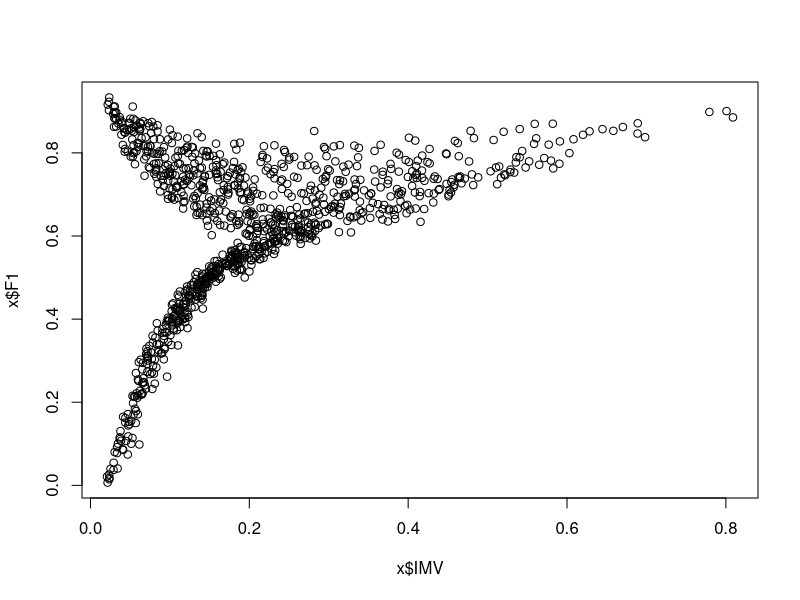
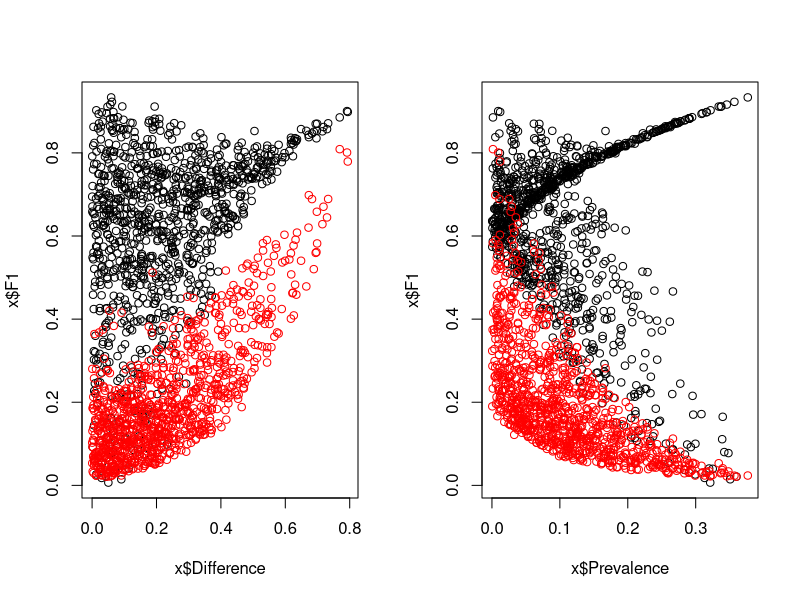
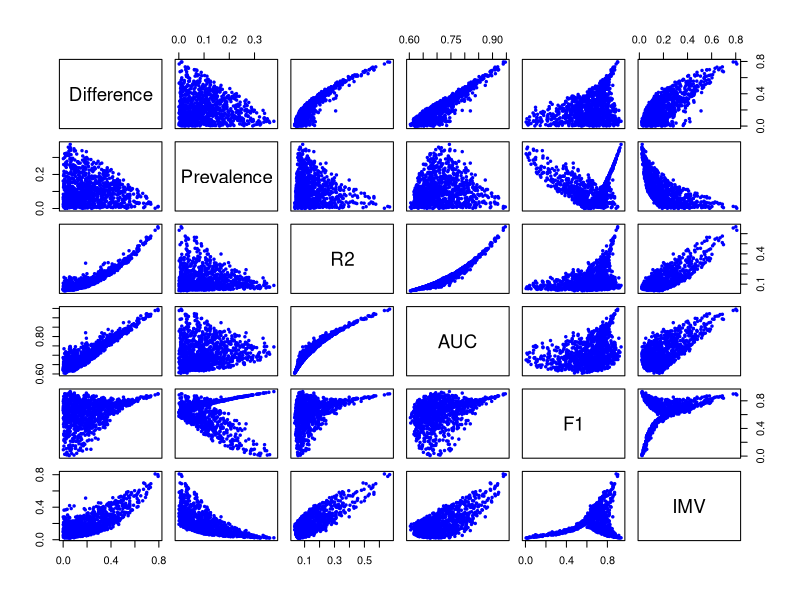

Write the R code that produced these figures, in order.
#In this case, we associated to the positive data instances the values Beta(a, b) distribution and associated to the negative data instances the values
#Beta(c, d) distribution with a, b, c, d ranging from 1 to 15.
#Digital Object Identifier 10.1109/ACCESS.2021.3084050

getvals<-function(x,y) {
    ##r2
    r2<-1-sum((y-x)^2)/sum((y-mean(y))^2)
    ##auc
    library(pROC)
    au<-pROC::auc(response=y,predictor=x)
    ##f1
    library(MLmetrics)
    pred<-ifelse(x>.5,1,0)
    if (length(unique(pred))==1) f1<-NA else f1<-F1_Score(y_pred=pred, y_true=y)
    ##imv
    ll<-function(x,p) {
        z<-log(p)*x+log(1-p)*(1-x)
        z<-sum(z)/length(z)
        exp(z)
    }    
    f<-function(p,a) abs(p*log(p)+(1-p)*log(1-p)-log(a))
    ##
    a0<-ll(x=y,p=mean(y))
    a1<-ll(x=y,p=x)
    coin0<-nlminb(.5,f,lower=0.001,upper=.999,a=a0)$par
    coin1<-nlminb(.5,f,lower=0.001,upper=.999,a=a1)$par
    ##the single-blind bet
    ew<-(coin1-coin0)/coin0
    c(R2=r2,AUC=au,F1=f1,IMV=ew)
}
simfun<-function(N=5000,a=9,b=15,c=15,d=8) {
    p0<-rbeta(N,a,b)
    p1<-rbeta(N,c,d)
    x<-c(p0,p1)
    y<-rbinom(length(x),1,x)
    vals<-getvals(x,y)
    list(a=a,b=b,c=c,d=d,x=x,y=y,metric=vals)
}

L<-list()
for (i in 1:1000) {
    vals<-runif(4,min=1,max=15)
    ma<-vals[1]/(vals[1]+vals[2])
    mb<-vals[3]/(vals[3]+vals[4])
    if (ma>mb) vals<-c(vals[3],vals[4],vals[1],vals[2])
    L[[i]]<-simfun(a=vals[1],b=vals[2],c=vals[3],d=vals[4])
}

f<-function(z) {
    for (i in 1:length(z)) assign(names(z)[i],z[[i]])
    p<-(c/(c+d))-(a/(a+b))
    c(Difference=p,Prevalence=abs(.5-mean(y)),metric)
}
l<-lapply(L,f)
x<-data.frame(do.call("rbind",l))

pdf("/home/bd/Dropbox/Apps/Overleaf/BinaryPrediction/ben_figures/compare.pdf",width=5,height=5)
par(mgp=c(2,1,0),mar=c(3,3,1,1),oma=rep(.1,4))
plot(x,col='blue',pch=19,cex=.5)
dev.off()

plot(x$IMV,x$F1)
par(mfrow=c(1,2))
plot(x$Difference,x$F1)
points(x$Difference,x$IMV,col='red')
plot(x$Prevalence,x$F1)
points(x$Prevalence,x$IMV,col='red')
